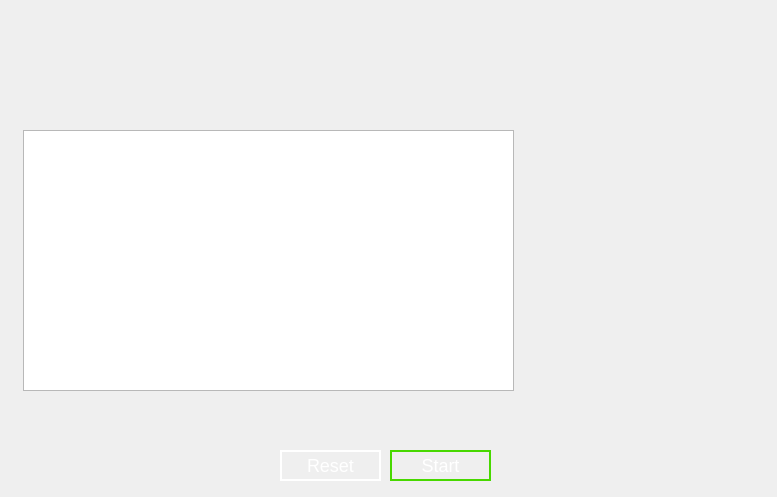
<?xml version="1.0" encoding="UTF-8"?>
<ui version="4.0">
 <class>MainWindow</class>
 <widget class="QMainWindow" name="MainWindow">
  <property name="geometry">
   <rect>
    <x>0</x>
    <y>0</y>
    <width>777</width>
    <height>497</height>
   </rect>
  </property>
  <property name="minimumSize">
   <size>
    <width>777</width>
    <height>497</height>
   </size>
  </property>
  <property name="maximumSize">
   <size>
    <width>777</width>
    <height>497</height>
   </size>
  </property>
  <property name="windowTitle">
   <string>APNOZ</string>
  </property>
  <property name="windowIcon">
   <iconset resource="Assets.qrc">
    <normaloff>:/Pictures/picture_notepad.png</normaloff>:/Pictures/picture_notepad.png</iconset>
  </property>
  <property name="styleSheet">
   <string notr="true">Qt::WStyle_Customize | Qt::WStyle_NoBorderr | Qt::WStyle_Dialog</string>
  </property>
  <widget class="QWidget" name="centralwidget">
   <property name="styleSheet">
    <string notr="true">Qt::WStyle_Customize | Qt::WStyle_NoBorderr | Qt::WStyle_Dialog</string>
   </property>
   <widget class="QLabel" name="label">
    <property name="geometry">
     <rect>
      <x>0</x>
      <y>0</y>
      <width>801</width>
      <height>501</height>
     </rect>
    </property>
    <property name="minimumSize">
     <size>
      <width>801</width>
      <height>0</height>
     </size>
    </property>
    <property name="maximumSize">
     <size>
      <width>801</width>
      <height>501</height>
     </size>
    </property>
    <property name="text">
     <string>&lt;html&gt;&lt;head/&gt;&lt;body&gt;&lt;p&gt;&lt;img src=&quot;:/Pictures/backround.png&quot;/&gt;&lt;/p&gt;&lt;/body&gt;&lt;/html&gt;</string>
    </property>
   </widget>
   <widget class="QLabel" name="label_2">
    <property name="geometry">
     <rect>
      <x>0</x>
      <y>60</y>
      <width>31</width>
      <height>51</height>
     </rect>
    </property>
    <property name="text">
     <string>&lt;html&gt;&lt;head/&gt;&lt;body&gt;&lt;p&gt;&lt;img src=&quot;:/Pictures/picture_arrow.png&quot;/&gt;&lt;/p&gt;&lt;/body&gt;&lt;/html&gt;</string>
    </property>
   </widget>
   <widget class="QLabel" name="label_3">
    <property name="geometry">
     <rect>
      <x>550</x>
      <y>340</y>
      <width>271</width>
      <height>291</height>
     </rect>
    </property>
    <property name="minimumSize">
     <size>
      <width>271</width>
      <height>291</height>
     </size>
    </property>
    <property name="maximumSize">
     <size>
      <width>271</width>
      <height>291</height>
     </size>
    </property>
    <property name="text">
     <string>&lt;html&gt;&lt;head/&gt;&lt;body&gt;&lt;p&gt;&lt;img src=&quot;:/Pictures/picture_notepad.png&quot;/&gt;&lt;/p&gt;&lt;/body&gt;&lt;/html&gt;</string>
    </property>
   </widget>
   <widget class="QLabel" name="label_4">
    <property name="geometry">
     <rect>
      <x>20</x>
      <y>400</y>
      <width>501</width>
      <height>51</height>
     </rect>
    </property>
    <property name="text">
     <string>&lt;html&gt;&lt;head/&gt;&lt;body&gt;&lt;p&gt;&lt;img src=&quot;:/Pictures/picture_bluebar.png&quot;/&gt;&lt;/p&gt;&lt;/body&gt;&lt;/html&gt;</string>
    </property>
   </widget>
   <widget class="QLabel" name="label_5">
    <property name="geometry">
     <rect>
      <x>570</x>
      <y>60</y>
      <width>221</width>
      <height>271</height>
     </rect>
    </property>
    <property name="text">
     <string>&lt;html&gt;&lt;head/&gt;&lt;body&gt;&lt;p&gt;&lt;img src=&quot;:/Text/text_manual.png&quot;/&gt;&lt;/p&gt;&lt;/body&gt;&lt;/html&gt;</string>
    </property>
   </widget>
   <widget class="QLabel" name="label_8">
    <property name="geometry">
     <rect>
      <x>40</x>
      <y>50</y>
      <width>211</width>
      <height>61</height>
     </rect>
    </property>
    <property name="text">
     <string>&lt;html&gt;&lt;head/&gt;&lt;body&gt;&lt;p&gt;&lt;img src=&quot;:/Pictures/picture_logo.png&quot;/&gt;&lt;/p&gt;&lt;/body&gt;&lt;/html&gt;</string>
    </property>
   </widget>
   <widget class="QLabel" name="label_9">
    <property name="geometry">
     <rect>
      <x>20</x>
      <y>440</y>
      <width>191</width>
      <height>16</height>
     </rect>
    </property>
    <property name="text">
     <string>&lt;html&gt;&lt;head/&gt;&lt;body&gt;&lt;p&gt;&lt;img src=&quot;:/Text/text_about.png&quot;/&gt;&lt;/p&gt;&lt;/body&gt;&lt;/html&gt;</string>
    </property>
   </widget>
   <widget class="QLabel" name="label_13">
    <property name="geometry">
     <rect>
      <x>40</x>
      <y>10</y>
      <width>411</width>
      <height>51</height>
     </rect>
    </property>
    <property name="text">
     <string>&lt;html&gt;&lt;head/&gt;&lt;body&gt;&lt;p&gt;&lt;img src=&quot;:/Text/text_title.png&quot;/&gt;&lt;/p&gt;&lt;/body&gt;&lt;/html&gt;</string>
    </property>
   </widget>
   <widget class="QPushButton" name="button_reset">
    <property name="geometry">
     <rect>
      <x>280</x>
      <y>450</y>
      <width>101</width>
      <height>31</height>
     </rect>
    </property>
    <property name="styleSheet">
     <string notr="true">border:2px solid white;
color:white;
font-family:'Segoe UI Light','Segoe UI',sans-serif;
font-size:18px;</string>
    </property>
    <property name="text">
     <string>Reset</string>
    </property>
   </widget>
   <widget class="QPushButton" name="button_start">
    <property name="geometry">
     <rect>
      <x>390</x>
      <y>450</y>
      <width>101</width>
      <height>31</height>
     </rect>
    </property>
    <property name="styleSheet">
     <string notr="true">border:2px solid rgb(72, 216, 0);
color:white;
font-family:'Segoe UI Light','Segoe UI',sans-serif;
font-size:18px;</string>
    </property>
    <property name="text">
     <string>Start</string>
    </property>
   </widget>
   <widget class="QLabel" name="ready">
    <property name="geometry">
     <rect>
      <x>500</x>
      <y>440</y>
      <width>41</width>
      <height>51</height>
     </rect>
    </property>
    <property name="text">
     <string>&lt;html&gt;&lt;head/&gt;&lt;body&gt;&lt;p&gt;&lt;img src=&quot;:/Buttons/picture_statusbad.png&quot;/&gt;&lt;/p&gt;&lt;/body&gt;&lt;/html&gt;</string>
    </property>
   </widget>
   <widget class="QPushButton" name="button_minimalize">
    <property name="geometry">
     <rect>
      <x>730</x>
      <y>10</y>
      <width>21</width>
      <height>21</height>
     </rect>
    </property>
    <property name="styleSheet">
     <string notr="true">background-image: url(:/Buttons/button_minimize.png);
background-repeat:no-repeat;
border:0px solid white;</string>
    </property>
    <property name="text">
     <string/>
    </property>
   </widget>
   <widget class="QPushButton" name="button_exit">
    <property name="geometry">
     <rect>
      <x>750</x>
      <y>10</y>
      <width>21</width>
      <height>23</height>
     </rect>
    </property>
    <property name="styleSheet">
     <string notr="true">background-image: url(:/Buttons/button_exit.png);
background-repeat:no-repeat;
border:0px solid white;</string>
    </property>
    <property name="text">
     <string/>
    </property>
   </widget>
   <widget class="QPlainTextEdit" name="plainTextEdit">
    <property name="geometry">
     <rect>
      <x>23</x>
      <y>130</y>
      <width>491</width>
      <height>261</height>
     </rect>
    </property>
   </widget>
   <zorder>label</zorder>
   <zorder>label_2</zorder>
   <zorder>label_4</zorder>
   <zorder>label_5</zorder>
   <zorder>label_3</zorder>
   <zorder>label_8</zorder>
   <zorder>label_9</zorder>
   <zorder>label_13</zorder>
   <zorder>button_reset</zorder>
   <zorder>button_start</zorder>
   <zorder>ready</zorder>
   <zorder>button_minimalize</zorder>
   <zorder>button_exit</zorder>
   <zorder>plainTextEdit</zorder>
  </widget>
 </widget>
 <resources>
  <include location="Assets.qrc"/>
 </resources>
 <connections>
  <connection>
   <sender>button_exit</sender>
   <signal>clicked()</signal>
   <receiver>MainWindow</receiver>
   <slot>close()</slot>
   <hints>
    <hint type="sourcelabel">
     <x>760</x>
     <y>21</y>
    </hint>
    <hint type="destinationlabel">
     <x>388</x>
     <y>248</y>
    </hint>
   </hints>
  </connection>
  <connection>
   <sender>button_minimalize</sender>
   <signal>clicked()</signal>
   <receiver>MainWindow</receiver>
   <slot>lower()</slot>
   <hints>
    <hint type="sourcelabel">
     <x>740</x>
     <y>20</y>
    </hint>
    <hint type="destinationlabel">
     <x>388</x>
     <y>248</y>
    </hint>
   </hints>
  </connection>
  <connection>
   <sender>button_reset</sender>
   <signal>clicked()</signal>
   <receiver>plainTextEdit</receiver>
   <slot>clear()</slot>
   <hints>
    <hint type="sourcelabel">
     <x>330</x>
     <y>465</y>
    </hint>
    <hint type="destinationlabel">
     <x>268</x>
     <y>260</y>
    </hint>
   </hints>
  </connection>
 </connections>
</ui>
